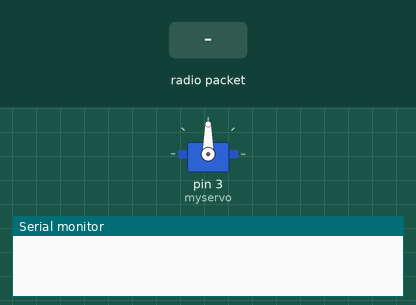
Recording of a sketch running on a simulated Arduino Uno, built with avr-gcc and run on an emulated ATmega328P. Shown: servo, the last lines printed to the serial monitor. The inputs (shaded band) are chosen by the test bench. No radio packets arrive unless stated.

Above: at 1.2 s.
1.3 s: radio packet "5" arrives
At 1.7 s:
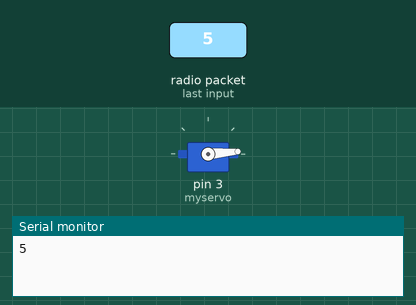
2.8 s: radio packet "200" arrives
At 4.0 s:
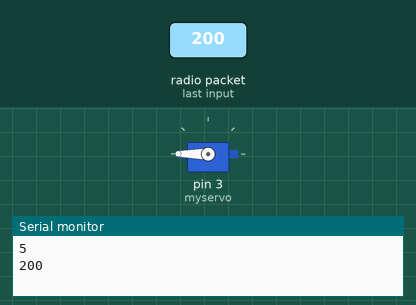
4.3 s: radio packet "90" arrives
At 5.1 s:
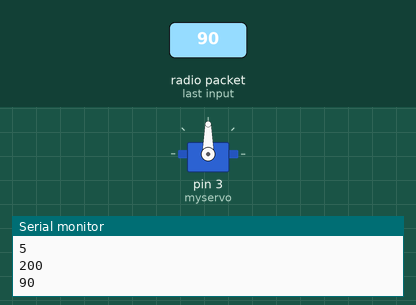
Timing chart, 0 to 7.3 s (numbered marks = the images above; inputs shaded):
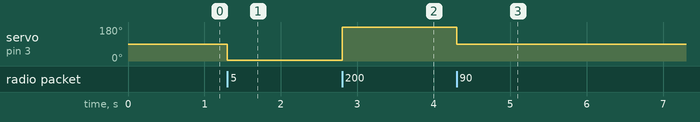

The sketch:

Test24GHzRx.ino
```cpp
#include <SPI.h>
#include <nRF24L01.h>
#include <RF24.h>
#include <Servo.h>

Servo myservo; // create servo object to control a servo
// create an RF24 object
RF24 radio(9, 8); // CE, CSN
// address through which two modules communicate.
const byte address[6] = "00001";

void setup() {
  myservo.attach(3); // attaches the servo on pin 9 to the servo object
  while (!Serial);
  Serial.begin(9600);
  radio.begin();
  radio.setPALevel(RF24_PA_LOW); // Transmitter RF Power Setting
  // MIN=-18dBm, LOW=-12dBm, HIGH=-6dBm, MAX=0dBm.
  radio.setChannel(108); // above most WiFi frequencies. RF Channel setting 0-125
  radio.setDataRate( RF24_250KBPS ) ;
  //set the address
  radio.openReadingPipe(0, address);
  //Set module as receiver
  radio.startListening();
}

void loop() {
  if (radio.available()) { // Read the data if available in buffer
    char text[32] = {0};
    radio.read(&text, sizeof(text));
    String stext = text;
    int servoPos = stext.toInt();
    Serial.println(servoPos);
    myservo.write(servoPos);
  }
}
```

Measured:
- after the input at 1.3 s, servo on pin 3 (myservo): 90° → 5° at once
- after the input at 2.8 s, servo on pin 3 (myservo): 5° → 180° at once
- after the input at 4.3 s, servo on pin 3 (myservo): 180° → 90° at once
